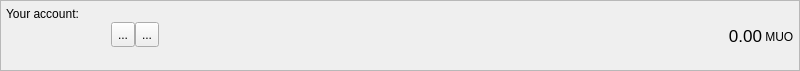
<?xml version="1.0" encoding="UTF-8"?>
<ui version="4.0">
 <class>AccountFrame</class>
 <widget class="QFrame" name="AccountFrame">
  <property name="geometry">
   <rect>
    <x>0</x>
    <y>0</y>
    <width>800</width>
    <height>71</height>
   </rect>
  </property>
  <property name="minimumSize">
   <size>
    <width>0</width>
    <height>70</height>
   </size>
  </property>
  <property name="maximumSize">
   <size>
    <width>16777215</width>
    <height>71</height>
   </size>
  </property>
  <property name="windowTitle">
   <string>Frame</string>
  </property>
  <property name="frameShape">
   <enum>QFrame::StyledPanel</enum>
  </property>
  <property name="frameShadow">
   <enum>QFrame::Plain</enum>
  </property>
  <layout class="QHBoxLayout" name="horizontalLayout_3">
   <property name="spacing">
    <number>0</number>
   </property>
   <property name="leftMargin">
    <number>5</number>
   </property>
   <property name="topMargin">
    <number>0</number>
   </property>
   <property name="rightMargin">
    <number>5</number>
   </property>
   <property name="bottomMargin">
    <number>0</number>
   </property>
   <item>
    <layout class="QVBoxLayout" name="verticalLayout_3">
     <property name="spacing">
      <number>1</number>
     </property>
     <property name="leftMargin">
      <number>0</number>
     </property>
     <property name="rightMargin">
      <number>0</number>
     </property>
     <item>
      <widget class="QLabel" name="label">
       <property name="minimumSize">
        <size>
         <width>0</width>
         <height>20</height>
        </size>
       </property>
       <property name="maximumSize">
        <size>
         <width>16777215</width>
         <height>20</height>
        </size>
       </property>
       <property name="text">
        <string>Your account:</string>
       </property>
       <property name="alignment">
        <set>Qt::AlignBottom|Qt::AlignLeading|Qt::AlignLeft</set>
       </property>
       <property name="margin">
        <number>0</number>
       </property>
       <property name="indent">
        <number>0</number>
       </property>
      </widget>
     </item>
     <item>
      <layout class="QHBoxLayout" name="horizontalLayout">
       <property name="spacing">
        <number>0</number>
       </property>
       <property name="bottomMargin">
        <number>0</number>
       </property>
       <item>
        <widget class="QLabel" name="m_addressLabel">
         <property name="sizePolicy">
          <sizepolicy hsizetype="Minimum" vsizetype="Preferred">
           <horstretch>0</horstretch>
           <verstretch>0</verstretch>
          </sizepolicy>
         </property>
         <property name="minimumSize">
          <size>
           <width>100</width>
           <height>22</height>
          </size>
         </property>
         <property name="maximumSize">
          <size>
           <width>16777215</width>
           <height>22</height>
          </size>
         </property>
         <property name="baseSize">
          <size>
           <width>0</width>
           <height>22</height>
          </size>
         </property>
         <property name="cursor">
          <cursorShape>IBeamCursor</cursorShape>
         </property>
         <property name="toolTip">
          <string>Your receiving address</string>
         </property>
         <property name="whatsThis">
          <string>This is your account address</string>
         </property>
         <property name="text">
          <string/>
         </property>
         <property name="alignment">
          <set>Qt::AlignBottom|Qt::AlignLeading|Qt::AlignLeft</set>
         </property>
         <property name="textInteractionFlags">
          <set>Qt::TextSelectableByKeyboard|Qt::TextSelectableByMouse</set>
         </property>
        </widget>
       </item>
       <item>
        <spacer name="horizontalSpacer_2">
         <property name="orientation">
          <enum>Qt::Horizontal</enum>
         </property>
         <property name="sizeType">
          <enum>QSizePolicy::Fixed</enum>
         </property>
         <property name="sizeHint" stdset="0">
          <size>
           <width>5</width>
           <height>25</height>
          </size>
         </property>
        </spacer>
       </item>
       <item>
        <widget class="QToolButton" name="m_copyButton">
         <property name="minimumSize">
          <size>
           <width>0</width>
           <height>25</height>
          </size>
         </property>
         <property name="toolTip">
          <string>Copy address</string>
         </property>
         <property name="statusTip">
          <string/>
         </property>
         <property name="whatsThis">
          <string/>
         </property>
         <property name="text">
          <string>...</string>
         </property>
         <property name="icon">
          <iconset resource="../../resources.qrc">
           <normaloff>:/icons/copy</normaloff>:/icons/copy</iconset>
         </property>
        </widget>
       </item>
       <item>
        <widget class="QToolButton" name="m_qrButton">
         <property name="minimumSize">
          <size>
           <width>0</width>
           <height>25</height>
          </size>
         </property>
         <property name="toolTip">
          <string>Show QR code</string>
         </property>
         <property name="statusTip">
          <string/>
         </property>
         <property name="text">
          <string>...</string>
         </property>
         <property name="icon">
          <iconset resource="../../resources.qrc">
           <normaloff>:/icons/qrcode</normaloff>:/icons/qrcode</iconset>
         </property>
        </widget>
       </item>
       <item>
        <spacer name="horizontalSpacer">
         <property name="orientation">
          <enum>Qt::Horizontal</enum>
         </property>
         <property name="sizeHint" stdset="0">
          <size>
           <width>0</width>
           <height>25</height>
          </size>
         </property>
        </spacer>
       </item>
       <item>
        <widget class="QLabel" name="totalBalance">
         <property name="sizePolicy">
          <sizepolicy hsizetype="Preferred" vsizetype="Preferred">
           <horstretch>0</horstretch>
           <verstretch>0</verstretch>
          </sizepolicy>
         </property>
         <property name="maximumSize">
          <size>
           <width>16777215</width>
           <height>24</height>
          </size>
         </property>
         <property name="font">
          <font>
           <pointsize>13</pointsize>
           <weight>50</weight>
           <bold>false</bold>
          </font>
         </property>
         <property name="toolTip">
          <string>Total balance</string>
         </property>
         <property name="statusTip">
          <string>Total balance</string>
         </property>
         <property name="text">
          <string>0.00</string>
         </property>
         <property name="alignment">
          <set>Qt::AlignBottom|Qt::AlignRight|Qt::AlignTrailing</set>
         </property>
         <property name="margin">
          <number>0</number>
         </property>
         <property name="textInteractionFlags">
          <set>Qt::TextSelectableByMouse</set>
         </property>
        </widget>
       </item>
       <item>
        <widget class="QLabel" name="label_2">
         <property name="sizePolicy">
          <sizepolicy hsizetype="Preferred" vsizetype="Fixed">
           <horstretch>0</horstretch>
           <verstretch>0</verstretch>
          </sizepolicy>
         </property>
         <property name="minimumSize">
          <size>
           <width>30</width>
           <height>20</height>
          </size>
         </property>
         <property name="maximumSize">
          <size>
           <width>16777215</width>
           <height>20</height>
          </size>
         </property>
         <property name="baseSize">
          <size>
           <width>-1</width>
           <height>20</height>
          </size>
         </property>
         <property name="text">
          <string> MUO</string>
         </property>
         <property name="alignment">
          <set>Qt::AlignBottom|Qt::AlignLeading|Qt::AlignLeft</set>
         </property>
         <property name="margin">
          <number>0</number>
         </property>
        </widget>
       </item>
      </layout>
     </item>
     <item>
      <widget class="QLabel" name="addressStatusLabel">
       <property name="minimumSize">
        <size>
         <width>0</width>
         <height>20</height>
        </size>
       </property>
       <property name="maximumSize">
        <size>
         <width>16777215</width>
         <height>20</height>
        </size>
       </property>
       <property name="text">
        <string/>
       </property>
       <property name="alignment">
        <set>Qt::AlignLeading|Qt::AlignLeft|Qt::AlignTop</set>
       </property>
       <property name="margin">
        <number>0</number>
       </property>
       <property name="indent">
        <number>0</number>
       </property>
      </widget>
     </item>
    </layout>
   </item>
  </layout>
 </widget>
 <resources>
  <include location="../../resources.qrc"/>
 </resources>
 <connections>
  <connection>
   <sender>m_copyButton</sender>
   <signal>clicked()</signal>
   <receiver>AccountFrame</receiver>
   <slot>copyAddress()</slot>
   <hints>
    <hint type="sourcelabel">
     <x>818</x>
     <y>26</y>
    </hint>
    <hint type="destinationlabel">
     <x>422</x>
     <y>295</y>
    </hint>
   </hints>
  </connection>
  <connection>
   <sender>m_qrButton</sender>
   <signal>clicked()</signal>
   <receiver>AccountFrame</receiver>
   <slot>showQR()</slot>
   <hints>
    <hint type="sourcelabel">
     <x>802</x>
     <y>34</y>
    </hint>
    <hint type="destinationlabel">
     <x>494</x>
     <y>35</y>
    </hint>
   </hints>
  </connection>
 </connections>
 <slots>
  <slot>copyAddress()</slot>
 </slots>
</ui>
